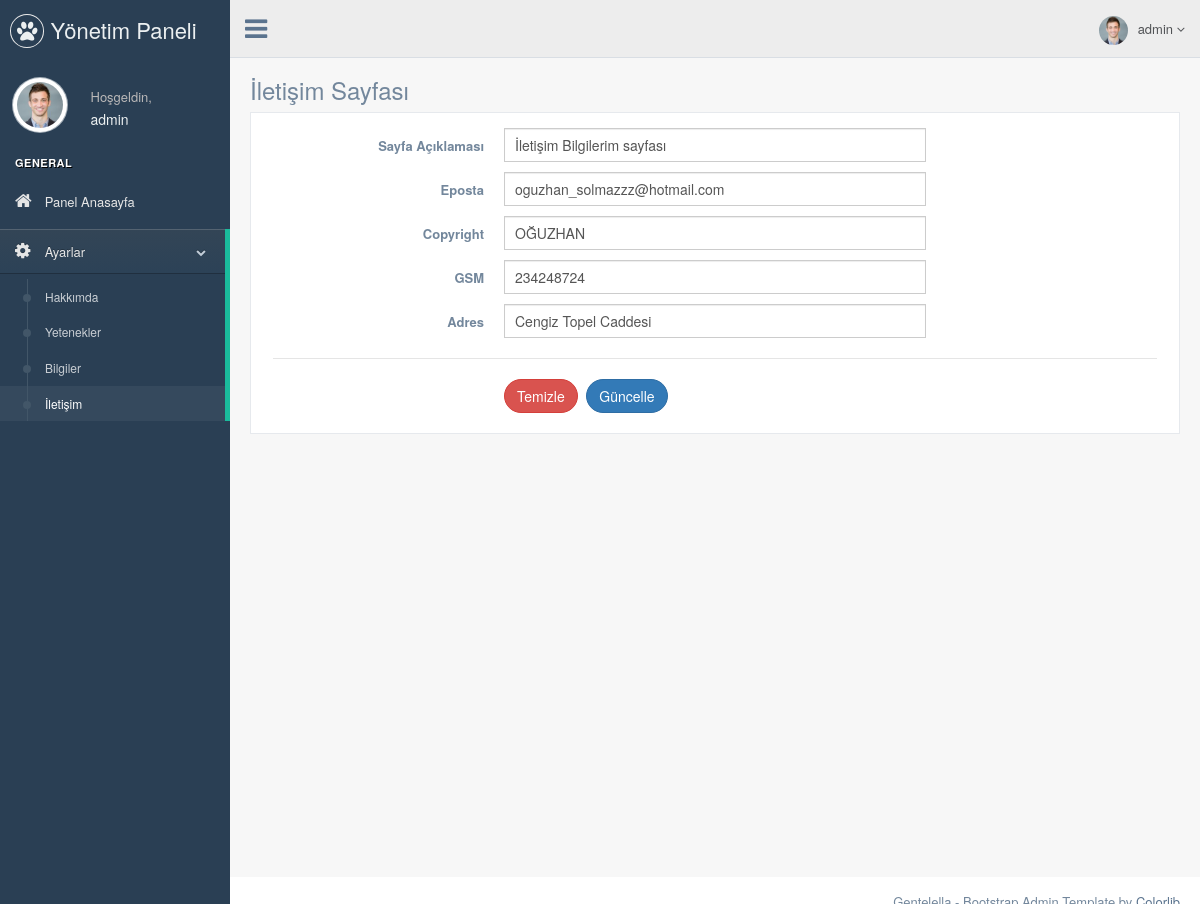
/htm/nedmin/contact.php (signed in), run on the app's committed database.
### tables this page shows
CREATE TABLE `user` (
  `user_id` int(11) NOT NULL,
  `user_name` varchar(50) NOT NULL,
  `email` varchar(50) NOT NULL,
  `password` varchar(50) NOT NULL
);

CREATE TABLE `contact_info` (
  `contact_id` int(11) NOT NULL,
  `content` varchar(250) NOT NULL,
  `email` varchar(50) NOT NULL,
  `copyright` varchar(50) NOT NULL,
  `gsm` int(11) NOT NULL,
  `adress` varchar(50) NOT NULL
);

### htm/nedmin/contact.php (the view, shortened to what this page needs)
<?php
include 'header.php';
$check_contact = $db -> prepare("SELECT * FROM contact_info");
$check_contact -> execute();
$control_contact = $check_contact->rowCount();
$fetch_contact = $db->prepare("SELECT * FROM contact_info WHERE contact_id=1");
$fetch_contact->execute();
$fetchcontact = $fetch_contact->fetch(PDO::FETCH_ASSOC);
?>
<div class="right_col" role="main">
          <div class="">
            <div class="page-title">
              <div class="title_left">
                <h3>İletişim Sayfası</h3>
              </div>
            </div>
            <div class="clearfix"></div>
            <div class="row">
              <div class="col-md-12 col-sm-12 col-xs-12">
                <div class="x_panel">
                  <div class="x_content">
                    <form class="form-horizontal form-label-left" action="process.php" method="POST">
                      <div class="item form-group">
                        <label class="control-label col-md-3 col-sm-3 col-xs-12" for="name">Sayfa Açıklaması
                        </label>
                        <div class="col-md-6 col-sm-6 col-xs-12">
                          <input class="form-control col-md-7 col-xs-12" value="<?php echo $fetchcontact['content']; ?>" name="content"  required="required" type="text">
                        </div>
                      </div>
                      <div class="item form-group">
                        <label class="control-label col-md-3 col-sm-3 col-xs-12" for="email">Eposta
                        </label>
                        <div class="col-md-6 col-sm-6 col-xs-12">
                          <input type="email"  name="email" value="<?php echo $fetchcontact['email']; ?>"  required="required" class="form-control col-md-7 col-xs-12">
                        </div>
                      </div>
                      <div class="item form-group">
                        <label class="control-label col-md-3 col-sm-3 col-xs-12" for="email">Copyright
                        </label>
                        <div class="col-md-6 col-sm-6 col-xs-12">
                          <input type="text"  name="copyright" value="<?php echo $fetchcontact['copyright']; ?>"  required="required" class="form-control col-md-7 col-xs-12">
                        </div>
                      </div>
                      <div class="item form-group">
                        <label class="control-label col-md-3 col-sm-3 col-xs-12" for="email">GSM
                        </label>
                        <div class="col-md-6 col-sm-6 col-xs-12">
                          <input type="text"  name="gsm" value="<?php echo $fetchcontact['gsm']; ?>"  required="required" class="form-control col-md-7 col-xs-12">
                        </div>
                      </div>
                      <div class="item form-group">
                        <label class="control-label col-md-3 col-sm-3 col-xs-12" for="email">Adres
                        </label>
                        <div class="col-md-6 col-sm-6 col-xs-12">
                          <input type="text"  name="adress" value="<?php echo $fetchcontact['adress']; ?>"  required="required" class="form-control col-md-7 col-xs-12">
                        </div>
                      </div>
                      <div class="ln_solid"></div>
                      <div class="form-group">
                        <div class="col-md-6 col-md-offset-3">
                          <button type="reset" class="btn btn-round btn-danger">Temizle</button>
                          <?php
                          if($control_contact == 1) { ?>
                             <button  type="submit" class="btn btn-round btn-primary" name="update_contact">Güncelle</button>
                          <?php } else { ?>
                             <button  type="submit" class="btn btn-round btn-primary" name="insert_contact">Ekle</button>
                          <?php } ?>
                        </div>
                      </div>
                    </form>
                  </div>
                </div>
              </div>
            </div>
          </div>
        </div>
<?php
include 'footer.php';
?>

### htm/nedmin/header.php (shortened to what this page needs)
<?php
include 'connect.php';
$user_name = $_SESSION['user_name'];
$query = $db -> prepare("SELECT * FROM user WHERE user_name='$user_name'");
$query -> execute();
$fetch = $query->fetch(PDO::FETCH_ASSOC);
?>
<!DOCTYPE html>
<html lang="en">
  <head>
    <link href="./vendors/bootstrap/dist/css/bootstrap.min.css" rel="stylesheet">
    <link href="./vendors/font-awesome/css/font-awesome.min.css" rel="stylesheet">
    <link href="./vendors/nprogress/nprogress.css" rel="stylesheet">
    <link href="./vendors/iCheck/skins/flat/green.css" rel="stylesheet">
    <link href="./vendors/bootstrap-progressbar/css/bootstrap-progressbar-3.3.4.min.css" rel="stylesheet">
    <link href="./vendors/jqvmap/dist/jqvmap.min.css" rel="stylesheet"/>
    <link href="./vendors/bootstrap-daterangepicker/daterangepicker.css" rel="stylesheet">
    <link href="./build/css/custom.min.css" rel="stylesheet">
  </head>
  <body class="nav-md">
    <div class="container body">
      <div class="main_container">
        <div class="col-md-3 left_col">
          <div class="left_col scroll-view">
            <div class="navbar nav_title" style="border: 0;">
              <a href="index.html" class="site_title"><i class="fa fa-paw"></i> <span>Yönetim Paneli</span></a>
            </div>
            <div class="profile clearfix">
              <div class="profile_pic">
                <img src="images/img.jpg" alt="..." class="img-circle profile_img">
              </div>
              <div class="profile_info">
                <span>Hoşgeldin,</span>
                <h2><?php echo $fetch['user_name']; ?></h2>
              </div>
            </div>
            <br />
            <div id="sidebar-menu" class="main_menu_side hidden-print main_menu">
              <div class="menu_section">
                <h3>General</h3>
                <ul class="nav side-menu">
                  <li><a href="index.php" ><i class="fa fa-home"></i> Panel Anasayfa </a></li>
                  <li><a><i class="fa fa-cog"></i> Ayarlar <span class="fa fa-chevron-down"></span></a>
                    <ul class="nav child_menu">
                      <li><a href="about_us.php">Hakkımda</a></li>
                      <li><a href="skill.php">Yetenekler</a></li>
                      <li><a href="info.php">Bilgiler</a></li>
                      <li><a href="contact.php">İletişim</a></li>
                    </ul>
                  </li>
                </ul>
              </div>
            </div>
          </div>
        </div>
        <div class="top_nav">
          <div class="nav_menu">
            <nav>
              <div class="nav toggle">
                <a id="menu_toggle"><i class="fa fa-bars"></i></a>
              </div>
              <ul class="nav navbar-nav navbar-right">
                <li class="">
                  <a href="javascript:;" class="user-profile dropdown-toggle" data-toggle="dropdown" aria-expanded="false">
                    <img src="images/img.jpg" alt=""><?php echo $fetch['user_name']; ?>
                    <span class=" fa fa-angle-down"></span>
                  </a>
                </li>
              </ul>
            </nav>
          </div>
        </div>

### data on the page
user: user_name "admin"
contact_info: content "İletişim Bilgilerim sayfası", email "oguzhan_solmazzz@hotmail.com", copyright "OĞUZHAN", gsm "234248724", adress "Cengiz Topel Caddesi"
